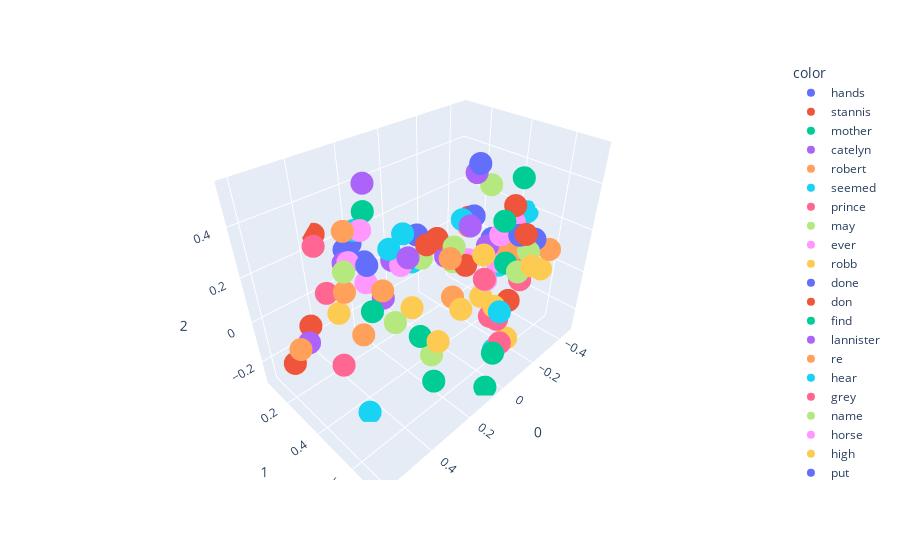

The cell this chart's notebook holds for it:
### Code cell
# Plotting 1st 100 words

import plotly.express as px
fig = px.scatter_3d(
    X[200:300],
    x=0,
    y=1,
    z=2,
    color=y[200:300]
)
fig.show()

### Figure 1 — Plotly figure (JSON) as saved in the notebook; plotly's stock layout.template omitted (floating-point values rounded to 4 significant figures)
{"data": [{"hovertemplate": "color=hands<br>0=%{x}<br>1=%{y}<br>2=%{z}<extra></extra>", "legendgroup": "hands", "marker": {"color": "#636efa", "symbol": "circle"}, "mode": "markers", "name": "hands", "scene": "scene", "showlegend": true, "type": "scatter3d", "x": [0.339], "y": [0.3691], "z": [0.26]}, {"hovertemplate": "color=stannis<br>0=%{x}<br>1=%{y}<br>2=%{z}<extra></extra>", "legendgroup": "stannis", "marker": {"color": "#EF553B", "symbol": "circle"}, "mode": "markers", "name": "stannis", "scene": "scene", "showlegend": true, "type": "scatter3d", "x": [-0.1462], "y": [0.6155], "z": [-0.02375]}, {"hovertemplate": "color=mother<br>0=%{x}<br>1=%{y}<br>2=%{z}<extra></extra>", "legendgroup": "mother", "marker": {"color": "#00cc96", "symbol": "circle"}, "mode": "markers", "name": "mother", "scene": "scene", "showlegend": true, "type": "scatter3d", "x": [-0.1838], "y": [0.559], "z": [0.1077]}, {"hovertemplate": "color=catelyn<br>0=%{x}<br>1=%{y}<br>2=%{z}<extra></extra>", "legendgroup": "catelyn", "marker": {"color": "#ab63fa", "symbol": "circle"}, "mode": "markers", "name": "catelyn", "scene": "scene", "showlegend": true, "type": "scatter3d", "x": [-0.04839], "y": [0.367], "z": [0.1133]}, {"hovertemplate": "color=robert<br>0=%{x}<br>1=%{y}<br>2=%{z}<extra></extra>", "legendgroup": "robert", "marker": {"color": "#FFA15A", "symbol": "circle"}, "mode": "markers", "name": "robert", "scene": "scene", "showlegend": true, "type": "scatter3d", "x": [-0.2495], "y": [0.5253], "z": [0.1071]}, {"hovertemplate": "color=seemed<br>0=%{x}<br>1=%{y}<br>2=%{z}<extra></extra>", "legendgroup": "seemed", "marker": {"color": "#19d3f3", "symbol": "circle"}, "mode": "markers", "name": "seemed", "scene": "scene", "showlegend": true, "type": "scatter3d", "x": [0.09822], "y": [0.2826], "z": [0.2423]}, {"hovertemplate": "color=prince<br>0=%{x}<br>1=%{y}<br>2=%{z}<extra></extra>", "legendgroup": "prince", "marker": {"color": "#FF6692", "symbol": "circle"}, "mode": "markers", "name": "prince", "scene": "scene", "showlegend": true, "type": "scatter3d", "x": [-0.2699], "y": [0.5032], "z": [0.1431]}, {"hovertemplate": "color=may<br>0=%{x}<br>1=%{y}<br>2=%{z}<extra></extra>", "legendgroup": "may", "marker": {"color": "#B6E880", "symbol": "circle"}, "mode": "markers", "name": "may", "scene": "scene", "showlegend": true, "type": "scatter3d", "x": [-0.3292], "y": [0.4909], "z": [0.1228]}, {"hovertemplate": "color=ever<br>0=%{x}<br>1=%{y}<br>2=%{z}<extra></extra>", "legendgroup": "ever", "marker": {"color": "#FF97FF", "symbol": "circle"}, "mode": "markers", "name": "ever", "scene": "scene", "showlegend": true, "type": "scatter3d", "x": [-0.1555], "y": [0.4908], "z": [0.006461]}, {"hovertemplate": "color=robb<br>0=%{x}<br>1=%{y}<br>2=%{z}<extra></extra>", "legendgroup": "robb", "marker": {"color": "#FECB52", "symbol": "circle"}, "mode": "markers", "name": "robb", "scene": "scene", "showlegend": true, "type": "scatter3d", "x": [-0.1144], "y": [0.5036], "z": [0.1519]}, {"hovertemplate": "color=done<br>0=%{x}<br>1=%{y}<br>2=%{z}<extra></extra>", "legendgroup": "done", "marker": {"color": "#636efa", "symbol": "circle"}, "mode": "markers", "name": "done", "scene": "scene", "showlegend": true, "type": "scatter3d", "x": [-0.192], "y": [0.6028], "z": [0.2492]}, {"hovertemplate": "color=don<br>0=%{x}<br>1=%{y}<br>2=%{z}<extra></extra>", "legendgroup": "don", "marker": {"color": "#EF553B", "symbol": "circle"}, "mode": "markers", "name": "don", "scene": "scene", "showlegend": true, "type": "scatter3d", "x": [-0.1977], "y": [0.3497], "z": [0.222]}, {"hovertemplate": "color=find<br>0=%{x}<br>1=%{y}<br>2=%{z}<extra></extra>", "legendgroup": "find", "marker": {"color": "#00cc96", "symbol": "circle"}, "mode": "markers", "name": "find", "scene": "scene", "showlegend": true, "type": "scatter3d", "x": [-0.1284], "y": [0.5755], "z": [0.3228]}, {"hovertemplate": "color=lannister<br>0=%{x}<br>1=%{y}<br>2=%{z}<extra></extra>", "legendgroup": "lannister", "marker": {"color": "#ab63fa", "symbol": "circle"}, "mode": "markers", "name": "lannister", "scene": "scene", "showlegend": true, "type": "scatter3d", "x": [-0.1833], "y": [0.4659], "z": [0.1455]}, {"hovertemplate": "color=re<br>0=%{x}<br>1=%{y}<br>2=%{z}<extra></extra>", "legendgroup": "re", "marker": {"color": "#FFA15A", "symbol": "circle"}, "mode": "markers", "name": "re", "scene": "scene", "showlegend": true, "type": "scatter3d", "x": [-0.1365], "y": [0.4013], "z": [0.2291]}, {"hovertemplate": "color=hear<br>0=%{x}<br>1=%{y}<br>2=%{z}<extra></extra>", "legendgroup": "hear", "marker": {"color": "#19d3f3", "symbol": "circle"}, "mode": "markers", "name": "hear", "scene": "scene", "showlegend": true, "type": "scatter3d", "x": [-0.02356], "y": [0.4668], "z": [0.3276]}, {"hovertemplate": "color=grey<br>0=%{x}<br>1=%{y}<br>2=%{z}<extra></extra>", "legendgroup": "grey", "marker": {"color": "#FF6692", "symbol": "circle"}, "mode": "markers", "name": "grey", "scene": "scene", "showlegend": true, "type": "scatter3d", "x": [0.3603], "y": [0.1241], "z": [0.01927]}, {"hovertemplate": "color=name<br>0=%{x}<br>1=%{y}<br>2=%{z}<extra></extra>", "legendgroup": "name", "marker": {"color": "#B6E880", "symbol": "circle"}, "mode": "markers", "name": "name", "scene": "scene", "showlegend": true, "type": "scatter3d", "x": [-0.2503], "y": [0.6127], "z": [0.1549]}, {"hovertemplate": "color=horse<br>0=%{x}<br>1=%{y}<br>2=%{z}<extra></extra>", "legendgroup": "horse", "marker": {"color": "#FF97FF", "symbol": "circle"}, "mode": "markers", "name": "horse", "scene": "scene", "showlegend": true, "type": "scatter3d", "x": [0.3581], "y": [0.3819], "z": [0.205]}, {"hovertemplate": "color=high<br>0=%{x}<br>1=%{y}<br>2=%{z}<extra></extra>", "legendgroup": "high", "marker": {"color": "#FECB52", "symbol": "circle"}, "mode": "markers", "name": "high", "scene": "scene", "showlegend": true, "type": "scatter3d", "x": [0.1195], "y": [0.3475], "z": [-0.06206]}, {"hovertemplate": "color=put<br>0=%{x}<br>1=%{y}<br>2=%{z}<extra></extra>", "legendgroup": "put", "marker": {"color": "#636efa", "symbol": "circle"}, "mode": "markers", "name": "put", "scene": "scene", "showlegend": true, "type": "scatter3d", "x": [-0.07214], "y": [0.4951], "z": [0.5341]}, {"hovertemplate": "color=stone<br>0=%{x}<br>1=%{y}<br>2=%{z}<extra></extra>", "legendgroup": "stone", "marker": {"color": "#EF553B", "symbol": "circle"}, "mode": "markers", "name": "stone", "scene": "scene", "showlegend": true, "type": "scatter3d", "x": [0.5939], "y": [0.2343], "z": [-0.1117]}, {"hovertemplate": "color=wine<br>0=%{x}<br>1=%{y}<br>2=%{z}<extra></extra>", "legendgroup": "wine", "marker": {"color": "#00cc96", "symbol": "circle"}, "mode": "markers", "name": "wine", "scene": "scene", "showlegend": true, "type": "scatter3d", "x": [0.1246], "y": [0.3261], "z": [0.1587]}, {"hovertemplate": "color=hard<br>0=%{x}<br>1=%{y}<br>2=%{z}<extra></extra>", "legendgroup": "hard", "marker": {"color": "#ab63fa", "symbol": "circle"}, "mode": "markers", "name": "hard", "scene": "scene", "showlegend": true, "type": "scatter3d", "x": [0.3413], "y": [0.2341], "z": [0.2044]}, {"hovertemplate": "color=water<br>0=%{x}<br>1=%{y}<br>2=%{z}<extra></extra>", "legendgroup": "water", "marker": {"color": "#FFA15A", "symbol": "circle"}, "mode": "markers", "name": "water", "scene": "scene", "showlegend": true, "type": "scatter3d", "x": [0.6072], "y": [0.3277], "z": [0.03059]}, {"hovertemplate": "color=upon<br>0=%{x}<br>1=%{y}<br>2=%{z}<extra></extra>", "legendgroup": "upon", "marker": {"color": "#19d3f3", "symbol": "circle"}, "mode": "markers", "name": "upon", "scene": "scene", "showlegend": true, "type": "scatter3d", "x": [0.0478], "y": [0.2752], "z": [0.08817]}, {"hovertemplate": "color=fire<br>0=%{x}<br>1=%{y}<br>2=%{z}<extra></extra>", "legendgroup": "fire", "marker": {"color": "#FF6692", "symbol": "circle"}, "mode": "markers", "name": "fire", "scene": "scene", "showlegend": true, "type": "scatter3d", "x": [0.5119], "y": [0.4257], "z": [-0.04106]}, {"hovertemplate": "color=iron<br>0=%{x}<br>1=%{y}<br>2=%{z}<extra></extra>", "legendgroup": "iron", "marker": {"color": "#B6E880", "symbol": "circle"}, "mode": "markers", "name": "iron", "scene": "scene", "showlegend": true, "type": "scatter3d", "x": [0.2344], "y": [0.3773], "z": [-0.0505]}, {"hovertemplate": "color=until<br>0=%{x}<br>1=%{y}<br>2=%{z}<extra></extra>", "legendgroup": "until", "marker": {"color": "#FF97FF", "symbol": "circle"}, "mode": "markers", "name": "until", "scene": "scene", "showlegend": true, "type": "scatter3d", "x": [0.2008], "y": [0.382], "z": [0.1982]}, {"hovertemplate": "color=these<br>0=%{x}<br>1=%{y}<br>2=%{z}<extra></extra>", "legendgroup": "these", "marker": {"color": "#FECB52", "symbol": "circle"}, "mode": "markers", "name": "these", "scene": "scene", "showlegend": true, "type": "scatter3d", "x": [-0.1991], "y": [0.5895], "z": [-0.275]}, {"hovertemplate": "color=voice<br>0=%{x}<br>1=%{y}<br>2=%{z}<extra></extra>", "legendgroup": "voice", "marker": {"color": "#636efa", "symbol": "circle"}, "mode": "markers", "name": "voice", "scene": "scene", "showlegend": true, "type": "scatter3d", "x": [0.04535], "y": [0.3025], "z": [0.2235]}, {"hovertemplate": "color=gone<br>0=%{x}<br>1=%{y}<br>2=%{z}<extra></extra>", "legendgroup": "gone", "marker": {"color": "#EF553B", "symbol": "circle"}, "mode": "markers", "name": "gone", "scene": "scene", "showlegend": true, "type": "scatter3d", "x": [0.1477], "y": [0.459], "z": [0.2955]}, {"hovertemplate": "color=give<br>0=%{x}<br>1=%{y}<br>2=%{z}<extra></extra>", "legendgroup": "give", "marker": {"color": "#00cc96", "symbol": "circle"}, "mode": "markers", "name": "give", "scene": "scene", "showlegend": true, "type": "scatter3d", "x": [-0.3372], "y": [0.4971], "z": [0.3959]}, {"hovertemplate": "color=sam<br>0=%{x}<br>1=%{y}<br>2=%{z}<extra></extra>", "legendgroup": "sam", "marker": {"color": "#ab63fa", "symbol": "circle"}, "mode": "markers", "name": "sam", "scene": "scene", "showlegend": true, "type": "scatter3d", "x": [0.1533], "y": [0.278], "z": [0.1476]}, {"hovertemplate": "color=seen<br>0=%{x}<br>1=%{y}<br>2=%{z}<extra></extra>", "legendgroup": "seen", "marker": {"color": "#FFA15A", "symbol": "circle"}, "mode": "markers", "name": "seen", "scene": "scene", "showlegend": true, "type": "scatter3d", "x": [0.04464], "y": [0.4759], "z": [0.1981]}, {"hovertemplate": "color=better<br>0=%{x}<br>1=%{y}<br>2=%{z}<extra></extra>", "legendgroup": "better", "marker": {"color": "#19d3f3", "symbol": "circle"}, "mode": "markers", "name": "better", "scene": "scene", "showlegend": true, "type": "scatter3d", "x": [-0.2222], "y": [0.4987], "z": [0.04976]}, {"hovertemplate": "color=shall<br>0=%{x}<br>1=%{y}<br>2=%{z}<extra></extra>", "legendgroup": "shall", "marker": {"color": "#FF6692", "symbol": "circle"}, "mode": "markers", "name": "shall", "scene": "scene", "showlegend": true, "type": "scatter3d", "x": [-0.2758], "y": [0.524], "z": [0.08811]}, {"hovertemplate": "color=ned<br>0=%{x}<br>1=%{y}<br>2=%{z}<extra></extra>", "legendgroup": "ned", "marker": {"color": "#B6E880", "symbol": "circle"}, "mode": "markers", "name": "ned", "scene": "scene", "showlegend": true, "type": "scatter3d", "x": [-0.05314], "y": [0.4057], "z": [0.1713]}, {"hovertemplate": "color=always<br>0=%{x}<br>1=%{y}<br>2=%{z}<extra></extra>", "legendgroup": "always", "marker": {"color": "#FF97FF", "symbol": "circle"}, "mode": "markers", "name": "always", "scene": "scene", "showlegend": true, "type": "scatter3d", "x": [-0.2184], "y": [0.493], "z": [0.06906]}, {"hovertemplate": "color=years<br>0=%{x}<br>1=%{y}<br>2=%{z}<extra></extra>", "legendgroup": "years", "marker": {"color": "#FECB52", "symbol": "circle"}, "mode": "markers", "name": "years", "scene": "scene", "showlegend": true, "type": "scatter3d", "x": [-0.07814], "y": [0.5986], "z": [-0.02481]}, {"hovertemplate": "color=between<br>0=%{x}<br>1=%{y}<br>2=%{z}<extra></extra>", "legendgroup": "between", "marker": {"color": "#636efa", "symbol": "circle"}, "mode": "markers", "name": "between", "scene": "scene", "showlegend": true, "type": "scatter3d", "x": [0.2416], "y": [0.1444], "z": [0.2009]}, {"hovertemplate": "color=dark<br>0=%{x}<br>1=%{y}<br>2=%{z}<extra></extra>", "legendgroup": "dark", "marker": {"color": "#EF553B", "symbol": "circle"}, "mode": "markers", "name": "dark", "scene": "scene", "showlegend": true, "type": "scatter3d", "x": [0.4891], "y": [0.2], "z": [-0.0196]}, {"hovertemplate": "color=place<br>0=%{x}<br>1=%{y}<br>2=%{z}<extra></extra>", "legendgroup": "place", "marker": {"color": "#00cc96", "symbol": "circle"}, "mode": "markers", "name": "place", "scene": "scene", "showlegend": true, "type": "scatter3d", "x": [0.06788], "y": [0.717], "z": [-0.09064]}, {"hovertemplate": "color=small<br>0=%{x}<br>1=%{y}<br>2=%{z}<extra></extra>", "legendgroup": "small", "marker": {"color": "#ab63fa", "symbol": "circle"}, "mode": "markers", "name": "small", "scene": "scene", "showlegend": true, "type": "scatter3d", "x": [0.1785], "y": [0.2435], "z": [-0.03925]}, {"hovertemplate": "color=cold<br>0=%{x}<br>1=%{y}<br>2=%{z}<extra></extra>", "legendgroup": "cold", "marker": {"color": "#FFA15A", "symbol": "circle"}, "mode": "markers", "name": "cold", "scene": "scene", "showlegend": true, "type": "scatter3d", "x": [0.3841], "y": [0.2861], "z": [0.1261]}, {"hovertemplate": "color=winterfell<br>0=%{x}<br>1=%{y}<br>2=%{z}<extra></extra>", "legendgroup": "winterfell", "marker": {"color": "#19d3f3", "symbol": "circle"}, "mode": "markers", "name": "winterfell", "scene": "scene", "showlegend": true, "type": "scatter3d", "x": [-0.01997], "y": [0.6673], "z": [0.02325]}, {"hovertemplate": "color=most<br>0=%{x}<br>1=%{y}<br>2=%{z}<extra></extra>", "legendgroup": "most", "marker": {"color": "#FF6692", "symbol": "circle"}, "mode": "markers", "name": "most", "scene": "scene", "showlegend": true, "type": "scatter3d", "x": [-0.1987], "y": [0.5328], "z": [-0.2039]}, {"hovertemplate": "color=hundred<br>0=%{x}<br>1=%{y}<br>2=%{z}<extra></extra>", "legendgroup": "hundred", "marker": {"color": "#B6E880", "symbol": "circle"}, "mode": "markers", "name": "hundred", "scene": "scene", "showlegend": true, "type": "scatter3d", "x": [0.1255], "y": [0.4631], "z": [-0.2365]}, {"hovertemplate": "color=stood<br>0=%{x}<br>1=%{y}<br>2=%{z}<extra></extra>", "legendgroup": "stood", "marker": {"color": "#FF97FF", "symbol": "circle"}, "mode": "markers", "name": "stood", "scene": "scene", "showlegend": true, "type": "scatter3d", "x": [0.2643], "y": [0.2443], "z": [0.3106]}, {"hovertemplate": "color=end<br>0=%{x}<br>1=%{y}<br>2=%{z}<extra></extra>", "legendgroup": "end", "marker": {"color": "#FECB52", "symbol": "circle"}, "mode": "markers", "name": "end", "scene": "scene", "showlegend": true, "type": "scatter3d", "x": [0.1133], "y": [0.5953], "z": [0.07106]}, {"hovertemplate": "color=sister<br>0=%{x}<br>1=%{y}<br>2=%{z}<extra></extra>", "legendgroup": "sister", "marker": {"color": "#636efa", "symbol": "circle"}, "mode": "markers", "name": "sister", "scene": "scene", "showlegend": true, "type": "scatter3d", "x": [-0.3332], "y": [0.5827], "z": [0.1616]}, {"hovertemplate": "color=words<br>0=%{x}<br>1=%{y}<br>2=%{z}<extra></extra>", "legendgroup": "words", "marker": {"color": "#EF553B", "symbol": "circle"}, "mode": "markers", "name": "words", "scene": "scene", "showlegend": true, "type": "scatter3d", "x": [-0.06136], "y": [0.4602], "z": [0.1088]}, {"hovertemplate": "color=sea<br>0=%{x}<br>1=%{y}<br>2=%{z}<extra></extra>", "legendgroup": "sea", "marker": {"color": "#00cc96", "symbol": "circle"}, "mode": "markers", "name": "sea", "scene": "scene", "showlegend": true, "type": "scatter3d", "x": [0.2413], "y": [0.5893], "z": [-0.2025]}, {"hovertemplate": "color=right<br>0=%{x}<br>1=%{y}<br>2=%{z}<extra></extra>", "legendgroup": "right", "marker": {"color": "#ab63fa", "symbol": "circle"}, "mode": "markers", "name": "right", "scene": "scene", "showlegend": true, "type": "scatter3d", "x": [0.2252], "y": [0.4485], "z": [0.274]}, {"hovertemplate": "color=nothing<br>0=%{x}<br>1=%{y}<br>2=%{z}<extra></extra>", "legendgroup": "nothing", "marker": {"color": "#FFA15A", "symbol": "circle"}, "mode": "markers", "name": "nothing", "scene": "scene", "showlegend": true, "type": "scatter3d", "x": [0.0165], "y": [0.4682], "z": [0.001659]}, {"hovertemplate": "color=walls<br>0=%{x}<br>1=%{y}<br>2=%{z}<extra></extra>", "legendgroup": "walls", "marker": {"color": "#19d3f3", "symbol": "circle"}, "mode": "markers", "name": "walls", "scene": "scene", "showlegend": true, "type": "scatter3d", "x": [0.4589], "y": [0.4739], "z": [-0.2898]}, {"hovertemplate": "color=fingers<br>0=%{x}<br>1=%{y}<br>2=%{z}<extra></extra>", "legendgroup": "fingers", "marker": {"color": "#FF6692", "symbol": "circle"}, "mode": "markers", "name": "fingers", "scene": "scene", "showlegend": true, "type": "scatter3d", "x": [0.4525], "y": [0.2407], "z": [0.3286]}, {"hovertemplate": "color=same<br>0=%{x}<br>1=%{y}<br>2=%{z}<extra></extra>", "legendgroup": "same", "marker": {"color": "#B6E880", "symbol": "circle"}, "mode": "markers", "name": "same", "scene": "scene", "showlegend": true, "type": "scatter3d", "x": [-0.04197], "y": [0.4134], "z": [0.1124]}, {"hovertemplate": "color=cloak<br>0=%{x}<br>1=%{y}<br>2=%{z}<extra></extra>", "legendgroup": "cloak", "marker": {"color": "#FF97FF", "symbol": "circle"}, "mode": "markers", "name": "cloak", "scene": "scene", "showlegend": true, "type": "scatter3d", "x": [0.3681], "y": [0.3038], "z": [0.2538]}, {"hovertemplate": "color=house<br>0=%{x}<br>1=%{y}<br>2=%{z}<extra></extra>", "legendgroup": "house", "marker": {"color": "#FECB52", "symbol": "circle"}, "mode": "markers", "name": "house", "scene": "scene", "showlegend": true, "type": "scatter3d", "x": [-0.1471], "y": [0.479], "z": [-0.08072]}, {"hovertemplate": "color=young<br>0=%{x}<br>1=%{y}<br>2=%{z}<extra></extra>", "legendgroup": "young", "marker": {"color": "#636efa", "symbol": "circle"}, "mode": "markers", "name": "young", "scene": "scene", "showlegend": true, "type": "scatter3d", "x": [-0.2563], "y": [0.4307], "z": [0.1328]}, {"hovertemplate": "color=does<br>0=%{x}<br>1=%{y}<br>2=%{z}<extra></extra>", "legendgroup": "does", "marker": {"color": "#EF553B", "symbol": "circle"}, "mode": "markers", "name": "does", "scene": "scene", "showlegend": true, "type": "scatter3d", "x": [-0.3813], "y": [0.4425], "z": [0.2402]}, {"hovertemplate": "color=beside<br>0=%{x}<br>1=%{y}<br>2=%{z}<extra></extra>", "legendgroup": "beside", "marker": {"color": "#00cc96", "symbol": "circle"}, "mode": "markers", "name": "beside", "scene": "scene", "showlegend": true, "type": "scatter3d", "x": [0.2109], "y": [0.1972], "z": [0.3465]}, {"hovertemplate": "color=get<br>0=%{x}<br>1=%{y}<br>2=%{z}<extra></extra>", "legendgroup": "get", "marker": {"color": "#ab63fa", "symbol": "circle"}, "mode": "markers", "name": "get", "scene": "scene", "showlegend": true, "type": "scatter3d", "x": [0.05717], "y": [0.5713], "z": [0.3781]}, {"hovertemplate": "color=mouth<br>0=%{x}<br>1=%{y}<br>2=%{z}<extra></extra>", "legendgroup": "mouth", "marker": {"color": "#FFA15A", "symbol": "circle"}, "mode": "markers", "name": "mouth", "scene": "scene", "showlegend": true, "type": "scatter3d", "x": [0.3338], "y": [0.2413], "z": [0.3352]}, {"hovertemplate": "color=seven<br>0=%{x}<br>1=%{y}<br>2=%{z}<extra></extra>", "legendgroup": "seven", "marker": {"color": "#19d3f3", "symbol": "circle"}, "mode": "markers", "name": "seven", "scene": "scene", "showlegend": true, "type": "scatter3d", "x": [-0.07335], "y": [0.6207], "z": [-0.2364]}, {"hovertemplate": "color=watch<br>0=%{x}<br>1=%{y}<br>2=%{z}<extra></extra>", "legendgroup": "watch", "marker": {"color": "#FF6692", "symbol": "circle"}, "mode": "markers", "name": "watch", "scene": "scene", "showlegend": true, "type": "scatter3d", "x": [-0.0934], "y": [0.5314], "z": [0.06299]}, {"hovertemplate": "color=door<br>0=%{x}<br>1=%{y}<br>2=%{z}<extra></extra>", "legendgroup": "door", "marker": {"color": "#B6E880", "symbol": "circle"}, "mode": "markers", "name": "door", "scene": "scene", "showlegend": true, "type": "scatter3d", "x": [0.4299], "y": [0.365], "z": [0.2764]}, {"hovertemplate": "color=joffrey<br>0=%{x}<br>1=%{y}<br>2=%{z}<extra></extra>", "legendgroup": "joffrey", "marker": {"color": "#FF97FF", "symbol": "circle"}, "mode": "markers", "name": "joffrey", "scene": "scene", "showlegend": true, "type": "scatter3d", "x": [-0.2327], "y": [0.4887], "z": [0.1837]}, {"hovertemplate": "color=green<br>0=%{x}<br>1=%{y}<br>2=%{z}<extra></extra>", "legendgroup": "green", "marker": {"color": "#FECB52", "symbol": "circle"}, "mode": "markers", "name": "green", "scene": "scene", "showlegend": true, "type": "scatter3d", "x": [0.3145], "y": [0.1206], "z": [-0.1104]}, {"hovertemplate": "color=big<br>0=%{x}<br>1=%{y}<br>2=%{z}<extra></extra>", "legendgroup": "big", "marker": {"color": "#636efa", "symbol": "circle"}, "mode": "markers", "name": "big", "scene": "scene", "showlegend": true, "type": "scatter3d", "x": [0.2498], "y": [0.1131], "z": [0.1636]}, {"hovertemplate": "color=under<br>0=%{x}<br>1=%{y}<br>2=%{z}<extra></extra>", "legendgroup": "under", "marker": {"color": "#EF553B", "symbol": "circle"}, "mode": "markers", "name": "under", "scene": "scene", "showlegend": true, "type": "scatter3d", "x": [0.3497], "y": [0.07466], "z": [0.2591]}, {"hovertemplate": "color=few<br>0=%{x}<br>1=%{y}<br>2=%{z}<extra></extra>", "legendgroup": "few", "marker": {"color": "#00cc96", "symbol": "circle"}, "mode": "markers", "name": "few", "scene": "scene", "showlegend": true, "type": "scatter3d", "x": [0.1677], "y": [0.4429], "z": [-0.1222]}, {"hovertemplate": "color=sent<br>0=%{x}<br>1=%{y}<br>2=%{z}<extra></extra>", "legendgroup": "sent", "marker": {"color": "#ab63fa", "symbol": "circle"}, "mode": "markers", "name": "sent", "scene": "scene", "showlegend": true, "type": "scatter3d", "x": [-0.07119], "y": [0.4827], "z": [0.4977]}, {"hovertemplate": "color=perhaps<br>0=%{x}<br>1=%{y}<br>2=%{z}<extra></extra>", "legendgroup": "perhaps", "marker": {"color": "#FFA15A", "symbol": "circle"}, "mode": "markers", "name": "perhaps", "scene": "scene", "showlegend": true, "type": "scatter3d", "x": [-0.3598], "y": [0.6387], "z": [0.1267]}, {"hovertemplate": "color=almost<br>0=%{x}<br>1=%{y}<br>2=%{z}<extra></extra>", "legendgroup": "almost", "marker": {"color": "#19d3f3", "symbol": "circle"}, "mode": "markers", "name": "almost", "scene": "scene", "showlegend": true, "type": "scatter3d", "x": [0.2603], "y": [0.2006], "z": [0.2907]}, {"hovertemplate": "color=such<br>0=%{x}<br>1=%{y}<br>2=%{z}<extra></extra>", "legendgroup": "such", "marker": {"color": "#FF6692", "symbol": "circle"}, "mode": "markers", "name": "such", "scene": "scene", "showlegend": true, "type": "scatter3d", "x": [-0.3552], "y": [0.5228], "z": [-0.08043]}, {"hovertemplate": "color=wanted<br>0=%{x}<br>1=%{y}<br>2=%{z}<extra></extra>", "legendgroup": "wanted", "marker": {"color": "#B6E880", "symbol": "circle"}, "mode": "markers", "name": "wanted", "scene": "scene", "showlegend": true, "type": "scatter3d", "x": [-0.1737], "y": [0.4698], "z": [0.4134]}, {"hovertemplate": "color=daughter<br>0=%{x}<br>1=%{y}<br>2=%{z}<extra></extra>", "legendgroup": "daughter", "marker": {"color": "#FF97FF", "symbol": "circle"}, "mode": "markers", "name": "daughter", "scene": "scene", "showlegend": true, "type": "scatter3d", "x": [-0.3638], "y": [0.4565], "z": [0.1755]}, {"hovertemplate": "color=true<br>0=%{x}<br>1=%{y}<br>2=%{z}<extra></extra>", "legendgroup": "true", "marker": {"color": "#FECB52", "symbol": "circle"}, "mode": "markers", "name": "true", "scene": "scene", "showlegend": true, "type": "scatter3d", "x": [-0.396], "y": [0.5912], "z": [-0.009374]}, {"hovertemplate": "color=while<br>0=%{x}<br>1=%{y}<br>2=%{z}<extra></extra>", "legendgroup": "while", "marker": {"color": "#636efa", "symbol": "circle"}, "mode": "markers", "name": "while", "scene": "scene", "showlegend": true, "type": "scatter3d", "x": [0.2864], "y": [0.2842], "z": [0.2081]}, {"hovertemplate": "color=leave<br>0=%{x}<br>1=%{y}<br>2=%{z}<extra></extra>", "legendgroup": "leave", "marker": {"color": "#EF553B", "symbol": "circle"}, "mode": "markers", "name": "leave", "scene": "scene", "showlegend": true, "type": "scatter3d", "x": [-0.1587], "y": [0.6509], "z": [0.2877]}, {"hovertemplate": "color=city<br>0=%{x}<br>1=%{y}<br>2=%{z}<extra></extra>", "legendgroup": "city", "marker": {"color": "#00cc96", "symbol": "circle"}, "mode": "markers", "name": "city", "scene": "scene", "showlegend": true, "type": "scatter3d", "x": [0.06367], "y": [0.6947], "z": [-0.2923]}, {"hovertemplate": "color=wind<br>0=%{x}<br>1=%{y}<br>2=%{z}<extra></extra>", "legendgroup": "wind", "marker": {"color": "#ab63fa", "symbol": "circle"}, "mode": "markers", "name": "wind", "scene": "scene", "showlegend": true, "type": "scatter3d", "x": [0.5657], "y": [0.3147], "z": [0.02451]}, {"hovertemplate": "color=light<br>0=%{x}<br>1=%{y}<br>2=%{z}<extra></extra>", "legendgroup": "light", "marker": {"color": "#FFA15A", "symbol": "circle"}, "mode": "markers", "name": "light", "scene": "scene", "showlegend": true, "type": "scatter3d", "x": [0.4068], "y": [0.4089], "z": [0.0189]}, {"hovertemplate": "color=arms<br>0=%{x}<br>1=%{y}<br>2=%{z}<extra></extra>", "legendgroup": "arms", "marker": {"color": "#19d3f3", "symbol": "circle"}, "mode": "markers", "name": "arms", "scene": "scene", "showlegend": true, "type": "scatter3d", "x": [0.226], "y": [0.3516], "z": [0.2639]}, {"hovertemplate": "color=children<br>0=%{x}<br>1=%{y}<br>2=%{z}<extra></extra>", "legendgroup": "children", "marker": {"color": "#FF6692", "symbol": "circle"}, "mode": "markers", "name": "children", "scene": "scene", "showlegend": true, "type": "scatter3d", "x": [-0.0945], "y": [0.6311], "z": [-0.2055]}, {"hovertemplate": "color=herself<br>0=%{x}<br>1=%{y}<br>2=%{z}<extra></extra>", "legendgroup": "herself", "marker": {"color": "#B6E880", "symbol": "circle"}, "mode": "markers", "name": "herself", "scene": "scene", "showlegend": true, "type": "scatter3d", "x": [0.0979], "y": [0.3808], "z": [0.1791]}, {"hovertemplate": "color=sweet<br>0=%{x}<br>1=%{y}<br>2=%{z}<extra></extra>", "legendgroup": "sweet", "marker": {"color": "#FF97FF", "symbol": "circle"}, "mode": "markers", "name": "sweet", "scene": "scene", "showlegend": true, "type": "scatter3d", "x": [-0.2551], "y": [0.3131], "z": [0.1664]}, {"hovertemplate": "color=others<br>0=%{x}<br>1=%{y}<br>2=%{z}<extra></extra>", "legendgroup": "others", "marker": {"color": "#FECB52", "symbol": "circle"}, "mode": "markers", "name": "others", "scene": "scene", "showlegend": true, "type": "scatter3d", "x": [0.1374], "y": [0.5096], "z": [-0.1252]}, {"hovertemplate": "color=lost<br>0=%{x}<br>1=%{y}<br>2=%{z}<extra></extra>", "legendgroup": "lost", "marker": {"color": "#636efa", "symbol": "circle"}, "mode": "markers", "name": "lost", "scene": "scene", "showlegend": true, "type": "scatter3d", "x": [-0.1009], "y": [0.4564], "z": [0.3084]}, {"hovertemplate": "color=theon<br>0=%{x}<br>1=%{y}<br>2=%{z}<extra></extra>", "legendgroup": "theon", "marker": {"color": "#EF553B", "symbol": "circle"}, "mode": "markers", "name": "theon", "scene": "scene", "showlegend": true, "type": "scatter3d", "x": [-0.03293], "y": [0.3339], "z": [0.1876]}, {"hovertemplate": "color=each<br>0=%{x}<br>1=%{y}<br>2=%{z}<extra></extra>", "legendgroup": "each", "marker": {"color": "#00cc96", "symbol": "circle"}, "mode": "markers", "name": "each", "scene": "scene", "showlegend": true, "type": "scatter3d", "x": [0.2858], "y": [0.3081], "z": [-0.007523]}, {"hovertemplate": "color=felt<br>0=%{x}<br>1=%{y}<br>2=%{z}<extra></extra>", "legendgroup": "felt", "marker": {"color": "#ab63fa", "symbol": "circle"}, "mode": "markers", "name": "felt", "scene": "scene", "showlegend": true, "type": "scatter3d", "x": [0.2136], "y": [0.2128], "z": [0.4633]}, {"hovertemplate": "color=side<br>0=%{x}<br>1=%{y}<br>2=%{z}<extra></extra>", "legendgroup": "side", "marker": {"color": "#FFA15A", "symbol": "circle"}, "mode": "markers", "name": "side", "scene": "scene", "showlegend": true, "type": "scatter3d", "x": [0.3321], "y": [0.4359], "z": [0.1859]}, {"hovertemplate": "color=yes<br>0=%{x}<br>1=%{y}<br>2=%{z}<extra></extra>", "legendgroup": "yes", "marker": {"color": "#19d3f3", "symbol": "circle"}, "mode": "markers", "name": "yes", "scene": "scene", "showlegend": true, "type": "scatter3d", "x": [-0.4605], "y": [0.4496], "z": [0.1839]}, {"hovertemplate": "color=brothers<br>0=%{x}<br>1=%{y}<br>2=%{z}<extra></extra>", "legendgroup": "brothers", "marker": {"color": "#FF6692", "symbol": "circle"}, "mode": "markers", "name": "brothers", "scene": "scene", "showlegend": true, "type": "scatter3d", "x": [-0.06864], "y": [0.5893], "z": [-0.07434]}, {"hovertemplate": "color=best<br>0=%{x}<br>1=%{y}<br>2=%{z}<extra></extra>", "legendgroup": "best", "marker": {"color": "#B6E880", "symbol": "circle"}, "mode": "markers", "name": "best", "scene": "scene", "showlegend": true, "type": "scatter3d", "x": [-0.1686], "y": [0.6277], "z": [0.108]}, {"hovertemplate": "color=very<br>0=%{x}<br>1=%{y}<br>2=%{z}<extra></extra>", "legendgroup": "very", "marker": {"color": "#FF97FF", "symbol": "circle"}, "mode": "markers", "name": "very", "scene": "scene", "showlegend": true, "type": "scatter3d", "x": [-0.1797], "y": [0.3731], "z": [0.037]}, {"hovertemplate": "color=die<br>0=%{x}<br>1=%{y}<br>2=%{z}<extra></extra>", "legendgroup": "die", "marker": {"color": "#FECB52", "symbol": "circle"}, "mode": "markers", "name": "die", "scene": "scene", "showlegend": true, "type": "scatter3d", "x": [-0.1209], "y": [0.7138], "z": [0.2011]}], "layout": {"legend": {"title": {"text": "color"}, "tracegroupgap": 0}, "margin": {"t": 60}, "scene": {"domain": {"x": [0, 1], "y": [0, 1]}, "xaxis": {"title": {"text": "0"}}, "yaxis": {"title": {"text": "1"}}, "zaxis": {"title": {"text": "2"}}}}}
